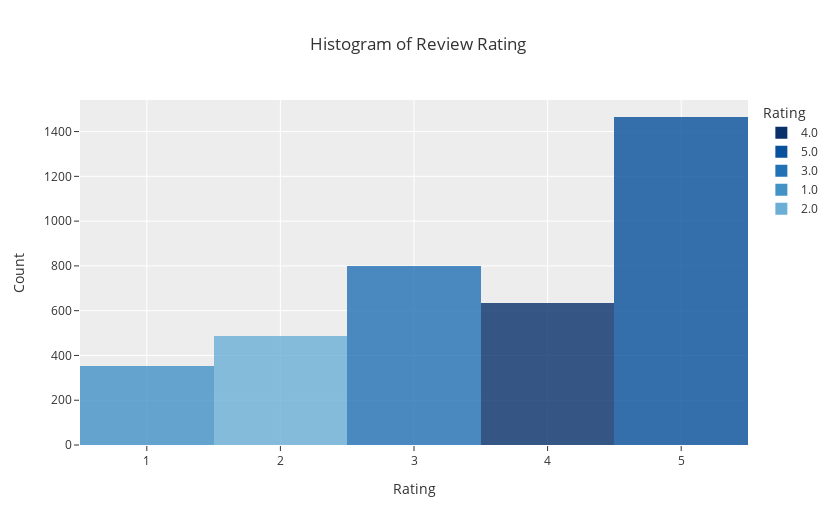

The notebook cell this image was saved under:
### Markdown cell above
### Ratings based on the online response

- 1400+ reviewers gave 5 rating which means
- Ratings are already present in data
- We will look deeper on how each review is affecting the rating part

### Code cell
fig = px.histogram(data[data["Rating"]!=0],
             x = 'Rating',
             title = 'Histogram of Review Rating',
             template = 'ggplot2',
             color = 'Rating',
             color_discrete_sequence= px.colors.sequential.Blues_r,
             opacity = 0.8,
             height = 525,
             width = 835,
            )

fig.update_yaxes(title='Count')
fig.show()

### Figure 1 — Plotly figure (JSON) as saved in the notebook; plotly's stock layout.template omitted (floating-point values rounded to 4 significant figures; data arrays with more than 128 entries replaced by an {"elided": "..."} marker saying what was removed)
{"data": [{"alignmentgroup": "True", "bingroup": "x", "hovertemplate": "Rating=%{x}<br>count=%{y}<extra></extra>", "legendgroup": "4.0", "marker": {"color": "rgb(8,48,107)", "opacity": 0.8, "pattern": {"shape": ""}}, "name": "4.0", "offsetgroup": "4.0", "orientation": "v", "showlegend": true, "type": "histogram", "x": {"elided": "635 int values"}, "xaxis": "x", "yaxis": "y"}, {"alignmentgroup": "True", "bingroup": "x", "hovertemplate": "Rating=%{x}<br>count=%{y}<extra></extra>", "legendgroup": "5.0", "marker": {"color": "rgb(8,81,156)", "opacity": 0.8, "pattern": {"shape": ""}}, "name": "5.0", "offsetgroup": "5.0", "orientation": "v", "showlegend": true, "type": "histogram", "x": {"elided": "1464 int values"}, "xaxis": "x", "yaxis": "y"}, {"alignmentgroup": "True", "bingroup": "x", "hovertemplate": "Rating=%{x}<br>count=%{y}<extra></extra>", "legendgroup": "3.0", "marker": {"color": "rgb(33,113,181)", "opacity": 0.8, "pattern": {"shape": ""}}, "name": "3.0", "offsetgroup": "3.0", "orientation": "v", "showlegend": true, "type": "histogram", "x": {"elided": "801 int values"}, "xaxis": "x", "yaxis": "y"}, {"alignmentgroup": "True", "bingroup": "x", "hovertemplate": "Rating=%{x}<br>count=%{y}<extra></extra>", "legendgroup": "1.0", "marker": {"color": "rgb(66,146,198)", "opacity": 0.8, "pattern": {"shape": ""}}, "name": "1.0", "offsetgroup": "1.0", "orientation": "v", "showlegend": true, "type": "histogram", "x": {"elided": "351 int values"}, "xaxis": "x", "yaxis": "y"}, {"alignmentgroup": "True", "bingroup": "x", "hovertemplate": "Rating=%{x}<br>count=%{y}<extra></extra>", "legendgroup": "2.0", "marker": {"color": "rgb(107,174,214)", "opacity": 0.8, "pattern": {"shape": ""}}, "name": "2.0", "offsetgroup": "2.0", "orientation": "v", "showlegend": true, "type": "histogram", "x": {"elided": "487 int values"}, "xaxis": "x", "yaxis": "y"}], "layout": {"barmode": "relative", "height": 525, "legend": {"title": {"text": "Rating"}, "tracegroupgap": 0}, "title": {"text": "Histogram of Review Rating"}, "width": 835, "xaxis": {"anchor": "y", "categoryarray": [4, 5, 3, 1, 2], "categoryorder": "array", "domain": [0, 1], "title": {"text": "Rating"}}, "yaxis": {"anchor": "x", "domain": [0, 1], "title": {"text": "Count"}}}}
